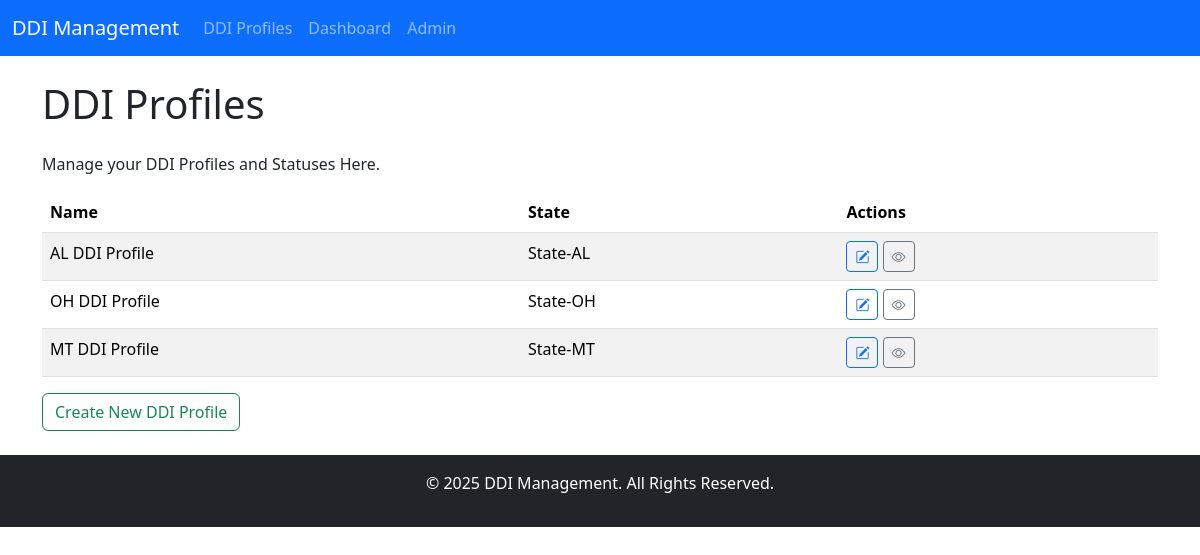
The page /ddiprofile/profiles/ on the database its author committed.
### ddiprofile/models.py (models this page shows, shortened)
class DDIProfile(models.Model):
    name = models.CharField(max_length=255)
    state = models.ForeignKey('State', on_delete=models.PROTECT)
    start_date = models.DateField()
    planned_duration = models.CharField(max_length=50)
    sit_start_date = models.DateField()
    sit_end_date = models.DateField()
    uat_start_date = models.DateField()
    uat_end_date = models.DateField()
    go_live_date = models.DateField()
    history = models.TextField(blank=True, null=True)

class State(models.Model):
    name = models.CharField(max_length=100, unique=True)
    def __str__(self):
        return self.name

### ddiprofile/views.py (the view)
# urls.py: path('profiles/', views.ddi_profile_list, name='ddi_profile_list'),
def ddi_profile_list(request):
    profiles = DDIProfile.objects.all()  # Fetch all DDIProfile objects
    return render(request, 'ddi_profile_list.html', {'profiles': profiles})

### ddiprofile/templates/ddi_profile_list.html (shortened to what this page needs)
{% extends 'base.html' %}
{% block content %}
<h1 class="mb-4">DDI Profiles</h1>
<p>Manage your DDI Profiles and Statuses Here.</p>
<table class="table table-striped table-hover">
    <thead>
        <tr>
            <th>Name</th>
            <th>State</th>
            <th>Actions</th>
        </tr>
    </thead>
    <tbody>
        {% for profile in profiles %}
        <tr>
            <td>{{ profile.name }}</td>
            <td>{{ profile.state }}</td>
            <td>
                <a href="{% url 'ddi_profile_detail' profile.pk %}" class="btn btn-outline-primary btn-sm" title="Edit Details">
                    <i class="bi bi-pencil-square"></i>
                </a>
                <a href="{% url 'ddi_profile_viewdetail' profile.pk %}" class="btn btn-outline-secondary btn-sm" title="View Details">
                    <i class="bi bi-eye"></i>
                </a>
            </td>
        </tr>
        {% empty %}
        <tr>
            <td colspan="3" class="text-center">No profiles available.</td>
        </tr>
        {% endfor %}
    </tbody>
</table>
<a href="{% url 'ddi_profile_create' %}" class="btn btn-outline-success">Create New DDI Profile</a>
{% endblock %}

### rows shown on the page
DDIProfile: name "AL DDI Profile", state "State-AL"
DDIProfile: name "OH DDI Profile", state "State-OH"
DDIProfile: name "MT DDI Profile", state "State-MT"
